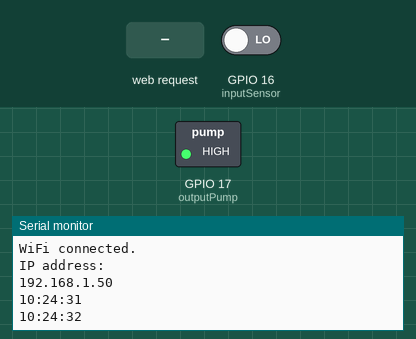
This program was run on a simulated ESP32-S2. On the bench: switched loads named in the program (green lamp = pin HIGH), the last lines printed to the serial monitor. The test bench sets the inputs (shaded band); at power-on: GPIO 16 (inputSensor) LOW. WiFi joins after 1.5 s; servers stay silent unless stated; network time is answered at once with the bench clock; the local clock reads 2024-03-15 10:24:30 at power-on unless the program sets it.

Above: at 2.7 s.
2.8 s: HTTP request GET /26/on received
At 3.4 s:
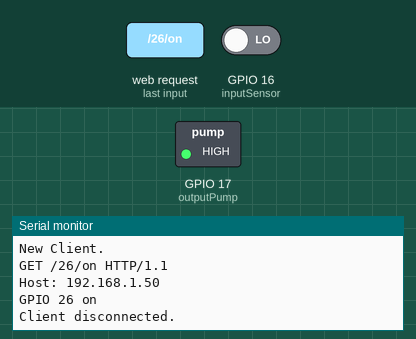
4.3 s: HTTP request GET /26/off received
At 4.46 s:
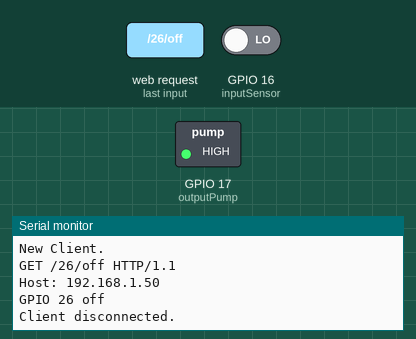
5.8 s: HTTP request GET /off received
At 6.4 s:
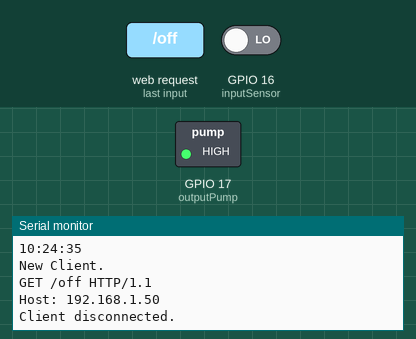
Timing chart, 0 to 8.8 s (numbered marks = the images above; inputs shaded):
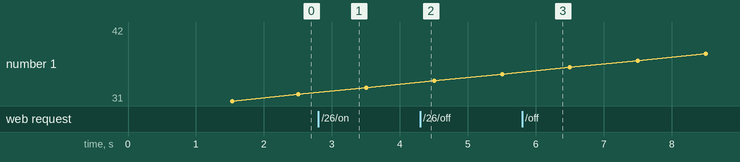

The program:

main.cpp
```cpp
/*********
  Rui Santos
  Complete project details at http://randomnerdtutorials.com
*********/

// Load Wi-Fi library
#include <NTPClient.h>
#include <WiFi.h>
#include <WiFiUdp.h>
#include <WebSocketsServer.h>

// Replace with your network credentials
const char* ssid = "HonzaNiki_Ext";
const char* password = "42AuGs4tUnpG";
String formatedTime;

//NTP
WiFiUDP ntpUDP;
NTPClient timeClient(ntpUDP);

// Set web server port number to 80
WiFiServer server(80);

//Set web socket server
WebSocketsServer WebSocket = WebSocketsServer(81);

// Variable to store the HTTP request
String header;


// Auxiliar variables to store the current output state
String outputPumpState = "off";

// Assign output variables to GPIO pins
const int outputPump = 17;
const int inputSensor = 16;

// Current time
unsigned long actTimeTOut = millis();
unsigned long actTimeRefr = millis();
// Previous time
unsigned long prevTimeTOut = 0;
unsigned long prevTimeRefr = 0;

// Define timeout time in milliseconds (example: 2000ms = 2s)
const long timeoutTime = 2000;
const long refreshTime = 1000;

bool refreshClient = false;
bool wateringActive = false;

void setup() {
  Serial.begin(115200);

  // Connect to Wi-Fi network with SSID and password
  Serial.print("Connecting to ");
  Serial.println(ssid);
  WiFi.begin(ssid, password);
  while (WiFi.status() != WL_CONNECTED) {
    delay(500);
    Serial.print(".");
  }
  // Print local IP address and start web server
  Serial.println("");
  Serial.println("WiFi connected.");
  Serial.println("IP address: ");
  Serial.println(WiFi.localIP());
  server.begin();
  timeClient.begin();

  // Initialize inputs and outputs
  pinMode(outputPump, OUTPUT);
  //pinMode(inputSensor, INPUT);

  // Set outputs
  digitalWrite(outputPump, HIGH);
}

void loop(){
  WiFiClient client = server.available();   // Listen for incoming clients

  // If a new client connects,
  if (client)
  {
    actTimeTOut = millis();
    prevTimeTOut = actTimeTOut;

    bool sensorTop = digitalRead(inputSensor);

    Serial.println("New Client.");          // print a message out in the serial port
    String currentLine = "";                // make a String to hold incoming data from the client
    while (client.connected() && actTimeTOut - prevTimeTOut <= timeoutTime) {  // loop while the client's connected
      actTimeTOut = millis();
      if (client.available()) {             // if there's bytes to read from the client,
        char c = client.read();             // read a byte, then
        Serial.write(c);                    // print it out the serial monitor
        header += c;
        if (c == '\n') {                    // if the byte is a newline character

          // if the current line is blank, you got two newline characters in a row.
          // that's the end of the client HTTP request, so send a response:
          if (currentLine.length() == 0) {
            // HTTP headers always start with a response code (e.g. HTTP/1.1 200 OK)
            // and a content-type so the client knows what's coming, then a blank line:
            client.println("HTTP/1.1 200 OK");
            client.println("Content-type:text/html");
            client.println("Connection: close");
            client.println();

            // turns the GPIOs on and off
            if (header.indexOf("GET /26/on") >= 0) {
              Serial.println("GPIO 26 on");
              outputPumpState = "on";
              digitalWrite(outputPump, LOW);
              //wateringActive = true;
            } else if (header.indexOf("GET /26/off") >= 0) {
              Serial.println("GPIO 26 off");
              outputPumpState = "off";
              //wateringActive = false;
              digitalWrite(outputPump, HIGH);
            }

            /*
            // Display the HTML web page
            client.println("<!DOCTYPE html><html>");
            client.println("<head><meta name=\"viewport\" content=\"width=device-width, initial-scale=1\">");
            client.println("<meta charset=\"UTF-8\">");
            client.println("<link rel=\"icon\" href=\"data:,\">");
            // CSS to style the on/off buttons
            // Feel free to change the background-color and font-size attributes to fit your preferences
            client.println("<style>html { font-family: Helvetica; display: inline-block; margin: 0px auto; text-align: center;}");
            client.println(".button { background-color: #4CAF50; border: none; color: white; padding: 16px 40px;");
            client.println("text-decoration: none; font-size: 30px; margin: 2px; cursor: pointer;}");
            client.println(".button2 {background-color: #939599; border: none; color: white; padding: 16px 40px;}</style></head>");

            // Web Page Heading
            client.println("<body><h1>Naše zahrádka</h1>");

            // Display current state, and ON/OFF buttons for GPIO 26

            // If the outputPumpState is off, it displays the ON button
            if (outputPumpState=="off") {
              client.println("<p><a href=\"/26/on\"><button class=\"button\">ON</button></a></p>");
            } else {
              client.println("<p><a href=\"/26/off\"><button class=\"button button2\">OFF</button></a></p>");
            }

            client.println("</body></html>");
            */
            client.println("<!DOCTYPE html>");
            client.println("<html>");
            client.println("<head>");
            client.println("  <meta name=\"viewport\" content=\"width=device-width, initial-scale=1\">");
            client.println("  <meta charset=\"UTF-8\">");
            client.println("  <link rel=\"icon\" href=\"data:,\">");
            client.println("  <style>");
            client.println("    html {");
            client.println("      font-family: Helvetica;");
            client.println("      display: inline-block;");
            client.println("      margin: 0px auto;");
            client.println("      text-align: center;");
            client.println("    }");
            client.println("");
            client.println("    .button {");
            client.println("      background-color: #4CAF50;");
            client.println("      border: none;");
            client.println("      color: white;");
            client.println("      padding: 16px 40px;");
            client.println("      text-decoration: none;");
            client.println("      font-size: 30px;");
            client.println("      margin: 2px;");
            client.println("      cursor: pointer;");
            client.println("    }");
            client.println("");
            client.println("    .button2 {");
            client.println("      background-color: #939599;");
            client.println("      border: none;");
            client.println("      color: white;");
            client.println("      padding: 16px 40px;");
            client.println("    }");
            client.println("  </style>");
            client.println("</head>");
            client.println("<body>");
            client.println("  <h1>Naše zahrádka</h1>");
            client.println("  <svg width=\"300\" height=\"200\" xmlns=\"http://www.w3.org/2000/svg\">");
            client.println("");
            client.println("    <!-- Second rectangle with text above it -->");
            client.println("    <rect width=\"30\" height=\"30\" x=\"135\" y=\"165\" rx=\"5\" ry=\"5\" style=\"fill:red; stroke:black; stroke-width:2; opacity:0.8\" />");
            client.println("    <!-- Text above the second rectangle -->");
            client.println("    <text x=\"150\" y=\"160\" font-family=\"Helvetica\" font-size=\"15\" fill=\"black\" text-anchor=\"middle\">Sensor</text>");
            client.println("    ");
            client.println("    <!-- Static time \"10:55:52\" with \"Actual time\" string -->");
            client.println("    <text x=\"150\" y=\"10\" font-family=\"Helvetica\" font-size=\"15\" fill=\"black\" font-weight= \"bold\" text-anchor=\"middle\">Actual time</text>");
            client.println("    <text x=\"150\" y=\"30\" font-family=\"Helvetica\" font-size=\"15\" fill=\"black\" text-anchor=\"middle\">" + formatedTime + "</text>");
            client.println("    <!-- Static time \"10:00:00\" with \"Next watering\" string -->");
            client.println("    <text x=\"150\" y=\"50\" font-family=\"Helvetica\" font-size=\"15\" fill=\"black\" font-weight= \"bold\" text-anchor=\"middle\">Next watering</text>");
            client.println("    <text x=\"150\" y=\"70\" font-family=\"Helvetica\" font-size=\"15\" fill=\"black\" text-anchor=\"middle\">10:00:00</text>");
            client.println("  </svg>");
            client.println("  ");

            // Display current state, and ON/OFF buttons for GPIO 26
            // If the outputPumpState is off, it displays the ON button
            if (outputPumpState=="off")
            {
              client.println("  <p>Čerpadlo - neběží</p>");
              client.println("<p><a href=\"/26/on\"><button class=\"button\">ON</button></a></p>");
            } else
            {
              client.println("  <p>Čerpadlo - běží</p>");
              client.println("<p><a href=\"/26/off\"><button class=\"button button2\">OFF</button></a></p>");
            }
            client.println("");
            client.println("</body>");
            client.println("</html>");

            // The HTTP response ends with another blank line
            client.println();
            // Break out of the while loop
            break;
          } else { // if you got a newline, then clear currentLine
            currentLine = "";
          }
        } else if (c != '\r') {  // if you got anything else but a carriage return character,
          currentLine += c;      // add it to the end of the currentLine
        }
      }
    }
    // Clear the header variable
    header = "";
    // Close the connection
    client.stop();
    Serial.println("Client disconnected.");
    Serial.println("");
  }

  refreshClient = false;
  //Actual time print
  actTimeRefr = millis();
  timeClient.update();
  if(actTimeRefr - prevTimeRefr >=refreshTime)
  {
    Serial.println(timeClient.getFormattedTime());
    formatedTime = timeClient.getFormattedTime();
    prevTimeRefr = actTimeRefr;
    refreshClient = true;
  }
  int hours = timeClient.getHours();
  int minutes = timeClient.getMinutes();
  int seconds = timeClient.getSeconds();

  //Activate wattering in certain UTC time
  if((hours == 5) && (minutes == 0) && (seconds >= 0 && seconds <= 15))
     digitalWrite(outputPump, LOW);
  else
    digitalWrite(outputPump, HIGH);


  /*
  wateringActive = true;

  if(wateringActive)
  {
    for(uint32_t i = 0; i < 2; ++i)
    {
      digitalWrite(outputPump, LOW);
      delay(8000);
      digitalWrite(outputPump, HIGH);
      delay(30000);
    }
    wateringActive = false;
  }
  */


}
```

Measured:
- after the input at 2.8 s, the serial monitor: prints a new line at once (image 1)
- after the input at 4.3 s, the serial monitor: prints a new line at once (image 2)
- after the input at 5.8 s, the serial monitor: prints a new line at once (image 3)
